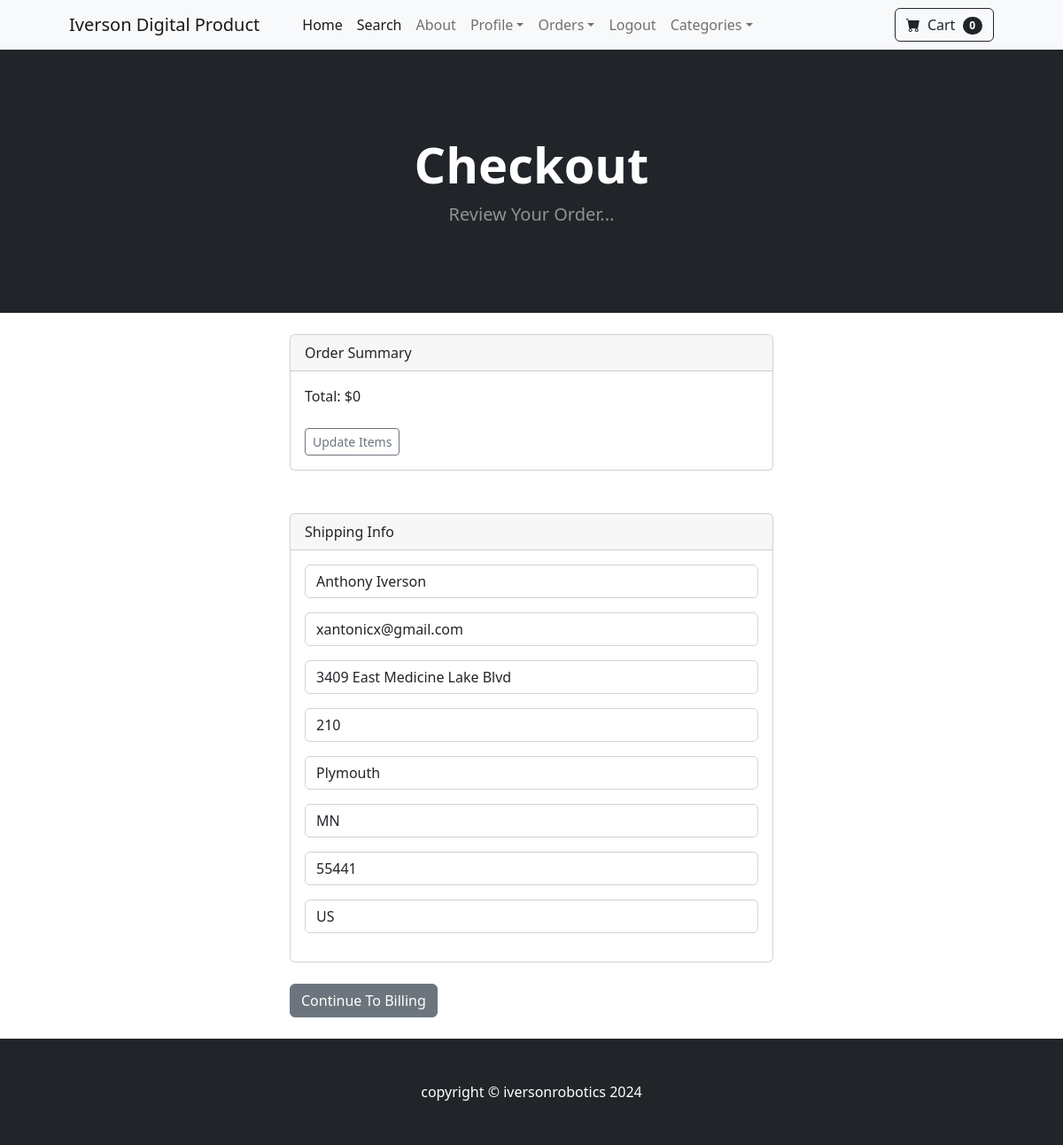
The app's page /payment/checkout (signed in) with its own data.
### payment/models.py (models this page shows, shortened)
class ShippingAddress(models.Model):
	user = models.ForeignKey(User, on_delete=models.CASCADE, null=True, blank=True)
	shipping_full_name = models.CharField(max_length=255)
	shipping_email = models.CharField(max_length=255)
	shipping_address1 = models.CharField(max_length=255)
	shipping_address2 = models.CharField(max_length=255, null=True, blank=True)
	shipping_city = models.CharField(max_length=255)
	shipping_state = models.CharField(max_length=255, null=True, blank=True)
	shipping_zipcode = models.CharField(max_length=255, null=True, blank=True)
	shipping_country = models.CharField(max_length=255)
	class Meta:
		verbose_name_plural = "Shipping Address"

### payment/views.py (the view)
# urls.py: path('checkout', views.checkout, name='checkout'),
def checkout(request):
	cart = Cart(request)
	cart_products = cart.get_prods
	quantities = cart.get_quants
	totals = cart.cart_total()
	if request.user.is_authenticated:
		shipping_user = ShippingAddress.objects.get(user__id=request.user.id)
		shipping_form = ShippingForm(request.POST or None, instance=shipping_user)
		return render(request, "payment/checkout.html", {"cart_products":cart_products, "quantities":quantities, "totals":totals, "shipping_form":shipping_form })
	else:
		shipping_form = ShippingForm(request.POST or None)
		return render(request, "payment/checkout.html", {"cart_products":cart_products, "quantities":quantities, "totals":totals, "shipping_form":shipping_form})

### cart/cart.py (called while the page is built, shortened)
	def cart_total(self):
		product_ids = self.cart.keys()
		products = Product.objects.filter(id__in=product_ids)
		quantities = self.cart
		total = 0
		return total

	def __len__(self):
		return len(self.cart)

	def get_prods(self):
		product_ids = self.cart.keys()
		products = Product.objects.filter(id__in=product_ids)
		return products

### cart/context_processors.py (called while the page is built)
def cart(request):
	return {'cart': Cart(request)}

### payment/templates/payment/checkout.html (shortened to what this page needs)
{% extends 'base.html' %}
{% block content %}
        <header class="bg-dark py-5">
            <div class="container px-4 px-lg-5 my-5">
                <div class="text-center text-white">
                    <h1 class="display-4 fw-bolder">Checkout</h1>
                    <p class="lead fw-normal text-white-50 mb-0">Review Your Order...</p>
                </div>
            </div>
        </header>
        <br/>
        <div class="container">
            <div class="row">
                    <div class="col-md-6 offset-md-3">
          <div class="card">
          <div class="card-header">
            Order Summary
          </div>
          <div class="card-body">
            Total:  ${{ totals }}
            <br/><br/>
            <a href="{% url 'cart_summary' %}" class="btn btn-sm btn-outline-secondary">Update Items</a>
          </div>
        </div>
<br/><br/>
<div class="card">
  <div class="card-header">
    Shipping Info
  </div>
  <div class="card-body">
    <form method="POST" action="{% url 'billing_info' %}">
    {{ shipping_form.as_p }}
  </div>
</div>
<br/>
<button type="submit" class="btn btn-secondary">
        Continue To Billing
</button>
<br/><br/>
            </div>
        </div>
    </div>
{% endblock %}

### records on screen
ShippingAddress: shipping_full_name "Anthony Iverson", shipping_email "xantonicx@gmail.com", shipping_address1 "3409 East Medicine Lake Blvd", shipping_address2 "210", shipping_city "Plymouth", shipping_state "MN", shipping_zipcode "55441", shipping_country "US"

### other values on screen
{{ cart|length }} "0"
{{ totals }} "0"
